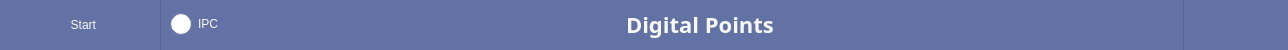
        <widget class="QFrame" name="frameTop">
         <property name="minimumSize">
          <size>
           <width>0</width>
           <height>50</height>
          </size>
         </property>
         <property name="maximumSize">
          <size>
           <width>16777215</width>
           <height>50</height>
          </size>
         </property>
         <property name="styleSheet">
          <string notr="true">#frameTop {
	border-bottom: 1px solid #566490;
}</string>
         </property>
         <property name="locale">
          <locale language="English" country="UnitedStates"/>
         </property>
         <property name="frameShape">
          <enum>QFrame::Shape::NoFrame</enum>
         </property>
         <property name="frameShadow">
          <enum>QFrame::Shadow::Raised</enum>
         </property>
         <layout class="QHBoxLayout" name="horizontalLayout_15">
          <property name="spacing">
           <number>0</number>
          </property>
          <property name="leftMargin">
           <number>0</number>
          </property>
          <property name="topMargin">
           <number>0</number>
          </property>
          <property name="rightMargin">
           <number>0</number>
          </property>
          <property name="bottomMargin">
           <number>0</number>
          </property>
          <item>
           <widget class="QFrame" name="frameTop_3">
            <property name="minimumSize">
             <size>
              <width>0</width>
              <height>50</height>
             </size>
            </property>
            <property name="maximumSize">
             <size>
              <width>16777215</width>
              <height>50</height>
             </size>
            </property>
            <property name="styleSheet">
             <string notr="true">#frameTop_3 {	
	background-color: #6272a4;
}</string>
            </property>
            <property name="locale">
             <locale language="English" country="UnitedStates"/>
            </property>
            <property name="frameShape">
             <enum>QFrame::Shape::NoFrame</enum>
            </property>
            <property name="frameShadow">
             <enum>QFrame::Shadow::Raised</enum>
            </property>
            <layout class="QHBoxLayout" name="horizontalLayout_16">
             <property name="spacing">
              <number>0</number>
             </property>
             <property name="leftMargin">
              <number>5</number>
             </property>
             <property name="topMargin">
              <number>0</number>
             </property>
             <property name="rightMargin">
              <number>5</number>
             </property>
             <property name="bottomMargin">
              <number>0</number>
             </property>
             <item>
              <widget class="QPushButton" name="pushButtonConnect">
               <property name="minimumSize">
                <size>
                 <width>150</width>
                 <height>0</height>
                </size>
               </property>
               <property name="maximumSize">
                <size>
                 <width>99999</width>
                 <height>40</height>
                </size>
               </property>
               <property name="toolTip">
                <string>Connect</string>
               </property>
               <property name="styleSheet">
                <string notr="true">QPushButton {	
	background-color: rgba(255, 255, 255, 0);
	border: none; 
	border-radius: 5px;
	color: #f8f8f2;
}

QPushButton:hover {
	background-color: #7284b9;
	border-style: solid;
	border-radius: 4px;
	color: white;
}
QPushButton:checked {
	background-color: #566490;
	border-style: solid;
	border-radius: 4px;
	color: white;
}</string>
               </property>
               <property name="locale">
                <locale language="English" country="UnitedStates"/>
               </property>
               <property name="text">
                <string>  Start</string>
               </property>
               <property name="icon">
                <iconset resource="q_resources.qrc">
                 <normaloff>:/icons/icons/icon_plug.png</normaloff>:/icons/icons/icon_plug.png</iconset>
               </property>
               <property name="iconSize">
                <size>
                 <width>30</width>
                 <height>30</height>
                </size>
               </property>
               <property name="checkable">
                <bool>true</bool>
               </property>
              </widget>
             </item>
            </layout>
           </widget>
          </item>
          <item>
           <widget class="QFrame" name="frameTop_1">
            <property name="minimumSize">
             <size>
              <width>0</width>
              <height>50</height>
             </size>
            </property>
            <property name="maximumSize">
             <size>
              <width>16777215</width>
              <height>50</height>
             </size>
            </property>
            <property name="styleSheet">
             <string notr="true">#frameTop_1 {	
	background-color: #6272a4;
	border-left:1px solid #566490;
	border-right:1px solid #566490;
}</string>
            </property>
            <property name="locale">
             <locale language="English" country="UnitedStates"/>
            </property>
            <property name="frameShape">
             <enum>QFrame::Shape::NoFrame</enum>
            </property>
            <property name="frameShadow">
             <enum>QFrame::Shadow::Raised</enum>
            </property>
            <layout class="QGridLayout" name="gridLayout_8">
             <property name="leftMargin">
              <number>0</number>
             </property>
             <property name="topMargin">
              <number>0</number>
             </property>
             <property name="rightMargin">
              <number>5</number>
             </property>
             <property name="bottomMargin">
              <number>0</number>
             </property>
             <property name="horizontalSpacing">
              <number>5</number>
             </property>
             <property name="verticalSpacing">
              <number>0</number>
             </property>
             <item row="0" column="3">
              <widget class="QLabel" name="label_12">
               <property name="minimumSize">
                <size>
                 <width>25</width>
                 <height>25</height>
                </size>
               </property>
               <property name="maximumSize">
                <size>
                 <width>25</width>
                 <height>25</height>
                </size>
               </property>
               <property name="locale">
                <locale language="English" country="UnitedStates"/>
               </property>
               <property name="text">
                <string/>
               </property>
               <property name="pixmap">
                <pixmap resource="q_resources.qrc">:/images/images/logo_small.png</pixmap>
               </property>
               <property name="scaledContents">
                <bool>true</bool>
               </property>
              </widget>
             </item>
             <item row="0" column="6">
              <widget class="QPushButton" name="pushButtonHelp">
               <property name="minimumSize">
                <size>
                 <width>28</width>
                 <height>28</height>
                </size>
               </property>
               <property name="maximumSize">
                <size>
                 <width>28</width>
                 <height>28</height>
                </size>
               </property>
               <property name="styleSheet">
                <string notr="true">QPushButton {	
	background-color: rgba(255, 255, 255, 0);
	border: none; 
	border-radius: 5px;
	color: white;
}

QPushButton:hover {
	background-color: #7284b9;
	border-style: solid;
	color: white;
}
QPushButton:pressed {
	background-color: #566490;
	border-style: solid;
	color: white;
}</string>
               </property>
               <property name="text">
                <string/>
               </property>
               <property name="icon">
                <iconset resource="q_resources.qrc">
                 <normaloff>:/icons/icons/icon_help.png</normaloff>:/icons/icons/icon_help.png</iconset>
               </property>
               <property name="iconSize">
                <size>
                 <width>20</width>
                 <height>20</height>
                </size>
               </property>
              </widget>
             </item>
             <item row="0" column="4">
              <widget class="QLabel" name="label_2">
               <property name="font">
                <font>
                 <family>Tilda Sans VF</family>
                 <pointsize>-1</pointsize>
                 <bold>true</bold>
                </font>
               </property>
               <property name="styleSheet">
                <string notr="true">QLabel {
	font-family: Tilda Sans VF;
	color: #f8f8f2;
	font-size: 22px;
}</string>
               </property>
               <property name="locale">
                <locale language="English" country="UnitedStates"/>
               </property>
               <property name="text">
                <string>Digital Points</string>
               </property>
              </widget>
             </item>
             <item row="0" column="5">
              <spacer name="horizontalSpacer_13">
               <property name="locale">
                <locale language="English" country="UnitedStates"/>
               </property>
               <property name="orientation">
                <enum>Qt::Orientation::Horizontal</enum>
               </property>
               <property name="sizeHint" stdset="0">
                <size>
                 <width>372</width>
                 <height>20</height>
                </size>
               </property>
              </spacer>
             </item>
             <item row="0" column="1">
              <widget class="QCheckBox" name="checkBoxIPC">
               <property name="styleSheet">
                <string notr="true">QCheckBox {
	color: #f8f8f2;
}

QCheckBox::indicator {
    border: 1px solid #6272a4;
	width: 20px;
	height: 20px;
	border-radius: 11px;
    background: white;
}
QCheckBox::indicator:hover {
    border: 1px solid #7284b9;
}
QCheckBox::indicator:checked {
	background-image: url(:/icons/icons/icon_check.png);
	background-repeat: no-repeat;
    background-position: center;
}
</string>
               </property>
               <property name="text">
                <string>IPC</string>
               </property>
              </widget>
             </item>
             <item row="0" column="2">
              <spacer name="horizontalSpacer_12">
               <property name="locale">
                <locale language="English" country="UnitedStates"/>
               </property>
               <property name="orientation">
                <enum>Qt::Orientation::Horizontal</enum>
               </property>
               <property name="sizeHint" stdset="0">
                <size>
                 <width>372</width>
                 <height>20</height>
                </size>
               </property>
              </spacer>
             </item>
             <item row="0" column="0">
              <spacer name="horizontalSpacer_8">
               <property name="orientation">
                <enum>Qt::Orientation::Horizontal</enum>
               </property>
               <property name="sizeType">
                <enum>QSizePolicy::Policy::Fixed</enum>
               </property>
               <property name="sizeHint" stdset="0">
                <size>
                 <width>10</width>
                 <height>20</height>
                </size>
               </property>
              </spacer>
             </item>
            </layout>
           </widget>
          </item>
          <item>
           <widget class="QFrame" name="frameTop_2">
            <property name="minimumSize">
             <size>
              <width>0</width>
              <height>50</height>
             </size>
            </property>
            <property name="maximumSize">
             <size>
              <width>16777215</width>
              <height>50</height>
             </size>
            </property>
            <property name="styleSheet">
             <string notr="true">#frameTop_2 {	
	background-color: #6272a4;
}</string>
            </property>
            <property name="locale">
             <locale language="English" country="UnitedStates"/>
            </property>
            <property name="frameShape">
             <enum>QFrame::Shape::NoFrame</enum>
            </property>
            <property name="frameShadow">
             <enum>QFrame::Shadow::Raised</enum>
            </property>
            <layout class="QHBoxLayout" name="horizontalLayout_13">
             <property name="spacing">
              <number>5</number>
             </property>
             <property name="leftMargin">
              <number>5</number>
             </property>
             <property name="topMargin">
              <number>0</number>
             </property>
             <property name="rightMargin">
              <number>5</number>
             </property>
             <property name="bottomMargin">
              <number>0</number>
             </property>
             <item>
              <widget class="QPushButton" name="pushButtonMinimizeApp">
               <property name="minimumSize">
                <size>
                 <width>28</width>
                 <height>0</height>
                </size>
               </property>
               <property name="maximumSize">
                <size>
                 <width>28</width>
                 <height>28</height>
                </size>
               </property>
               <property name="toolTip">
                <string>Minimize</string>
               </property>
               <property name="styleSheet">
                <string notr="true">QPushButton {	
	background-color: rgba(255, 255, 255, 0);
	border: none; 
	border-radius: 5px;
	color: white;
}

QPushButton:hover {
	background-color: #7284b9;
	border-style: solid;
	color: white;
}
QPushButton:pressed {
	background-color: #566490;
	border-style: solid;
	color: white;
}</string>
               </property>
               <property name="locale">
                <locale language="English" country="UnitedStates"/>
               </property>
               <property name="text">
                <string/>
               </property>
               <property name="icon">
                <iconset resource="q_resources.qrc">
                 <normaloff>:/icons/icons/icon_minimize.png</normaloff>:/icons/icons/icon_minimize.png</iconset>
               </property>
               <property name="iconSize">
                <size>
                 <width>28</width>
                 <height>28</height>
                </size>
               </property>
              </widget>
             </item>
             <item>
              <widget class="QPushButton" name="pushButtonMaximizeApp">
               <property name="minimumSize">
                <size>
                 <width>28</width>
                 <height>0</height>
                </size>
               </property>
               <property name="maximumSize">
                <size>
                 <width>28</width>
                 <height>28</height>
                </size>
               </property>
               <property name="toolTip">
                <string>Maximize/Restore</string>
               </property>
               <property name="styleSheet">
                <string notr="true">QPushButton {	
	background-color: rgba(255, 255, 255, 0);
	border: none; 
	border-radius: 5px;
	color: white;
}

QPushButton:hover {
	background-color: #7284b9;
	border-style: solid;
	color: white;
}
QPushButton:pressed {
	background-color: #566490;
	border-style: solid;
	color: white;
}</string>
               </property>
               <property name="locale">
                <locale language="English" country="UnitedStates"/>
               </property>
               <property name="text">
                <string/>
               </property>
               <property name="icon">
                <iconset resource="q_resources.qrc">
                 <normaloff>:/icons/icons/icon_maximize.png</normaloff>:/icons/icons/icon_maximize.png</iconset>
               </property>
               <property name="iconSize">
                <size>
                 <width>28</width>
                 <height>28</height>
                </size>
               </property>
              </widget>
             </item>
             <item>
              <widget class="QPushButton" name="pushButtonCloseApp">
               <property name="minimumSize">
                <size>
                 <width>28</width>
                 <height>0</height>
                </size>
               </property>
               <property name="maximumSize">
                <size>
                 <width>28</width>
                 <height>28</height>
                </size>
               </property>
               <property name="toolTip">
                <string>Close</string>
               </property>
               <property name="styleSheet">
                <string notr="true">QPushButton {	
	background-color: rgba(255, 255, 255, 0);
	border: none; 
	border-radius: 5px;
	color: white;
}

QPushButton:hover {
	background-color:  #D21F3C;
	border-style: solid;
	color: white;
}
QPushButton:pressed {
	background-color: #B31431;
	border-style: solid;
	color: white;
}</string>
               </property>
               <property name="locale">
                <locale language="English" country="UnitedStates"/>
               </property>
               <property name="text">
                <string/>
               </property>
               <property name="icon">
                <iconset resource="q_resources.qrc">
                 <normaloff>:/icons/icons/icon_close.png</normaloff>:/icons/icons/icon_close.png</iconset>
               </property>
              </widget>
             </item>
            </layout>
           </widget>
          </item>
         </layout>
        </widget>
